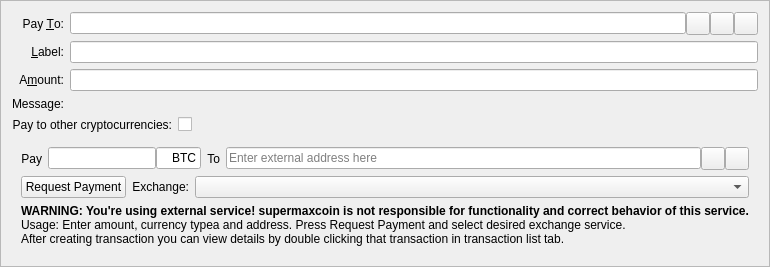
  <widget class="QFrame" name="SendCoins">
   <property name="toolTip">
    <string>This is a normal payment.</string>
   </property>
   <property name="autoFillBackground">
    <bool>false</bool>
   </property>
   <property name="frameShape">
    <enum>QFrame::StyledPanel</enum>
   </property>
   <property name="frameShadow">
    <enum>QFrame::Sunken</enum>
   </property>
   <layout class="QGridLayout" name="gridLayout_2">
    <item row="0" column="0">
     <widget class="QLabel" name="payToLabel">
      <property name="text">
       <string>Pay &amp;To:</string>
      </property>
      <property name="alignment">
       <set>Qt::AlignRight|Qt::AlignTrailing|Qt::AlignVCenter</set>
      </property>
      <property name="buddy">
       <cstring>payTo</cstring>
      </property>
     </widget>
    </item>
    <item row="1" column="1">
     <widget class="QLineEdit" name="addAsLabel">
      <property name="toolTip">
       <string>Enter a label for this address to add it to the list of used addresses</string>
      </property>
     </widget>
    </item>
    <item row="2" column="0">
     <widget class="QLabel" name="amountLabel">
      <property name="text">
       <string>A&amp;mount:</string>
      </property>
      <property name="alignment">
       <set>Qt::AlignRight|Qt::AlignTrailing|Qt::AlignVCenter</set>
      </property>
      <property name="buddy">
       <cstring>payAmount</cstring>
      </property>
     </widget>
    </item>
    <item row="2" column="1">
     <widget class="BitcoinAmountField" name="payAmount"/>
    </item>
    <item row="3" column="0">
     <widget class="QLabel" name="messageLabel">
      <property name="text">
       <string>Message:</string>
      </property>
      <property name="alignment">
       <set>Qt::AlignRight|Qt::AlignTrailing|Qt::AlignVCenter</set>
      </property>
     </widget>
    </item>
    <item row="3" column="1">
     <widget class="QLabel" name="messageTextLabel">
      <property name="toolTip">
       <string>A message that was attached to the supermaxcoin: URI which will be stored with the transaction for your reference. Note: This message will not be sent over the supermaxcoin network.</string>
      </property>
      <property name="textFormat">
       <enum>Qt::PlainText</enum>
      </property>
     </widget>
    </item>
    <item row="4" column="0" colspan="2">
     <layout class="QFormLayout" name="toggleExchLayout">
      <item row="0" column="0">
       <widget class="QLabel" name="toggleExchLabel">
        <property name="text">
         <string>Pay to other cryptocurrencies:</string>
        </property>
        <property name="alignment">
         <set>Qt::AlignRight|Qt::AlignTrailing|Qt::AlignVCenter</set>
        </property>
        <property name="buddy">
         <cstring>payTo</cstring>
        </property>
       </widget>
      </item>
      <item row="0" column="1">
       <widget class="QCheckBox" name="checkBoxExch">
        <property name="sizePolicy">
         <sizepolicy hsizetype="Fixed" vsizetype="Fixed">
          <horstretch>0</horstretch>
          <verstretch>0</verstretch>
         </sizepolicy>
        </property>
        <property name="text">
         <string/>
        </property>
       </widget>
      </item>
     </layout>
    </item>
    <item row="1" column="0">
     <widget class="QLabel" name="labellLabel">
      <property name="text">
       <string>&amp;Label:</string>
      </property>
      <property name="alignment">
       <set>Qt::AlignRight|Qt::AlignTrailing|Qt::AlignVCenter</set>
      </property>
      <property name="buddy">
       <cstring>addAsLabel</cstring>
      </property>
     </widget>
    </item>
    <item row="0" column="1">
     <layout class="QHBoxLayout" name="payToLayout">
      <property name="spacing">
       <number>0</number>
      </property>
      <item>
       <widget class="QValidatedLineEdit" name="payTo">
        <property name="toolTip">
         <string>The supermaxcoin address to send the payment to</string>
        </property>
       </widget>
      </item>
      <item>
       <widget class="QToolButton" name="addressBookButton">
        <property name="toolTip">
         <string>Choose previously used address</string>
        </property>
        <property name="text">
         <string/>
        </property>
        <property name="icon">
         <iconset resource="../bitcoin.qrc">
          <normaloff>:/icons/address-book</normaloff>:/icons/address-book</iconset>
        </property>
        <property name="shortcut">
         <string>Alt+A</string>
        </property>
       </widget>
      </item>
      <item>
       <widget class="QToolButton" name="pasteButton">
        <property name="toolTip">
         <string>Paste address from clipboard</string>
        </property>
        <property name="text">
         <string/>
        </property>
        <property name="icon">
         <iconset resource="../bitcoin.qrc">
          <normaloff>:/icons/editpaste</normaloff>:/icons/editpaste</iconset>
        </property>
        <property name="shortcut">
         <string>Alt+P</string>
        </property>
       </widget>
      </item>
      <item>
       <widget class="QToolButton" name="deleteButton">
        <property name="toolTip">
         <string>Remove this entry</string>
        </property>
        <property name="text">
         <string/>
        </property>
        <property name="icon">
         <iconset resource="../bitcoin.qrc">
          <normaloff>:/icons/remove</normaloff>:/icons/remove</iconset>
        </property>
       </widget>
      </item>
     </layout>
    </item>
    <item row="5" column="0" colspan="2">
     <widget class="QWidget" name="exchWidget" native="true">
      <property name="toolTip">
       <string>This is a payment to external cryptocurrencies</string>
      </property>
      <layout class="QGridLayout" name="gridLayout">
       <item row="0" column="0">
        <layout class="QHBoxLayout" name="horizontalLayout1">
         <item>
          <widget class="QLabel" name="amountExchLabel">
           <property name="sizePolicy">
            <sizepolicy hsizetype="Preferred" vsizetype="Preferred">
             <horstretch>0</horstretch>
             <verstretch>0</verstretch>
            </sizepolicy>
           </property>
           <property name="text">
            <string>Pay</string>
           </property>
           <property name="alignment">
            <set>Qt::AlignRight|Qt::AlignTrailing|Qt::AlignVCenter</set>
           </property>
          </widget>
         </item>
         <item>
          <layout class="QHBoxLayout" name="horizontalLayout1_1">
           <property name="spacing">
            <number>0</number>
           </property>
           <item>
            <widget class="QLineEdit" name="payAmountExch">
             <property name="sizePolicy">
              <sizepolicy hsizetype="Fixed" vsizetype="Fixed">
               <horstretch>0</horstretch>
               <verstretch>0</verstretch>
              </sizepolicy>
             </property>
             <property name="toolTip">
              <string>Amount of currency</string>
             </property>
             <property name="alignment">
              <set>Qt::AlignRight|Qt::AlignTrailing|Qt::AlignVCenter</set>
             </property>
            </widget>
           </item>
           <item>
            <widget class="QLineEdit" name="payTypeExch">
             <property name="sizePolicy">
              <sizepolicy hsizetype="Fixed" vsizetype="Fixed">
               <horstretch>1</horstretch>
               <verstretch>0</verstretch>
              </sizepolicy>
             </property>
             <property name="minimumSize">
              <size>
               <width>45</width>
               <height>0</height>
              </size>
             </property>
             <property name="maximumSize">
              <size>
               <width>45</width>
               <height>16777215</height>
              </size>
             </property>
             <property name="toolTip">
              <string>Currency short name (i.e. BTC)</string>
             </property>
             <property name="text">
              <string>BTC</string>
             </property>
             <property name="alignment">
              <set>Qt::AlignRight|Qt::AlignTrailing|Qt::AlignVCenter</set>
             </property>
            </widget>
           </item>
          </layout>
         </item>
         <item>
          <widget class="QLabel" name="toExchLabel">
           <property name="sizePolicy">
            <sizepolicy hsizetype="Preferred" vsizetype="Preferred">
             <horstretch>0</horstretch>
             <verstretch>0</verstretch>
            </sizepolicy>
           </property>
           <property name="text">
            <string>To</string>
           </property>
           <property name="alignment">
            <set>Qt::AlignRight|Qt::AlignTrailing|Qt::AlignVCenter</set>
           </property>
          </widget>
         </item>
         <item>
          <layout class="QHBoxLayout" name="horizontalLayout1_2">
           <property name="spacing">
            <number>0</number>
           </property>
           <item>
            <widget class="QLineEdit" name="payToExch">
             <property name="toolTip">
              <string>Enter external address here</string>
             </property>
             <property name="placeholderText">
              <string>Enter external address here</string>
             </property>
            </widget>
           </item>
           <item>
            <widget class="QToolButton" name="pasteExchButton">
             <property name="toolTip">
              <string>Paste address from clipboard</string>
             </property>
             <property name="text">
              <string/>
             </property>
             <property name="icon">
              <iconset resource="../bitcoin.qrc">
               <normaloff>:/icons/editpaste</normaloff>:/icons/editpaste</iconset>
             </property>
             <property name="shortcut">
              <string>Alt+P</string>
             </property>
            </widget>
           </item>
           <item>
            <widget class="QToolButton" name="deleteExchButton">
             <property name="toolTip">
              <string>Remove this entry</string>
             </property>
             <property name="text">
              <string/>
             </property>
             <property name="icon">
              <iconset resource="../bitcoin.qrc">
               <normaloff>:/icons/remove</normaloff>:/icons/remove</iconset>
             </property>
            </widget>
           </item>
          </layout>
         </item>
        </layout>
       </item>
       <item row="1" column="0">
        <layout class="QHBoxLayout" name="horizontalLayout2">
         <item>
          <widget class="QPushButton" name="requestPaymentButton">
           <property name="sizePolicy">
            <sizepolicy hsizetype="Fixed" vsizetype="Fixed">
             <horstretch>0</horstretch>
             <verstretch>0</verstretch>
            </sizepolicy>
           </property>
           <property name="text">
            <string>Request Payment</string>
           </property>
          </widget>
         </item>
         <item>
          <widget class="QLabel" name="exchLabel">
           <property name="sizePolicy">
            <sizepolicy hsizetype="Fixed" vsizetype="Fixed">
             <horstretch>0</horstretch>
             <verstretch>0</verstretch>
            </sizepolicy>
           </property>
           <property name="text">
            <string>Exchange:</string>
           </property>
           <property name="alignment">
            <set>Qt::AlignRight|Qt::AlignTrailing|Qt::AlignVCenter</set>
           </property>
          </widget>
         </item>
         <item>
          <widget class="QComboBox" name="exchComboBox">
           <property name="sizePolicy">
            <sizepolicy hsizetype="Preferred" vsizetype="Fixed">
             <horstretch>0</horstretch>
             <verstretch>0</verstretch>
            </sizepolicy>
           </property>
           <property name="toolTip">
            <string>Exchange selection</string>
           </property>
          </widget>
         </item>
        </layout>
       </item>
       <item row="2" column="0">
        <widget class="QLabel" name="infoExchLabel">
         <property name="text">
          <string>&lt;html&gt;&lt;head/&gt;&lt;body&gt;&lt;p&gt;&lt;span style=&quot; font-weight:600;&quot;&gt;WARNING: You're using external service! supermaxcoin is not responsible for functionality and correct behavior of this service.&lt;/span&gt;&lt;br/&gt;Usage: Enter amount, currency typea and address. Press Request Payment and select desired exchange service.&lt;br/&gt;After creating transaction you can view details by double clicking that transaction in transaction list tab.&lt;/p&gt;&lt;/body&gt;&lt;/html&gt;</string>
         </property>
        </widget>
       </item>
      </layout>
     </widget>
    </item>
   </layout>
  </widget>
